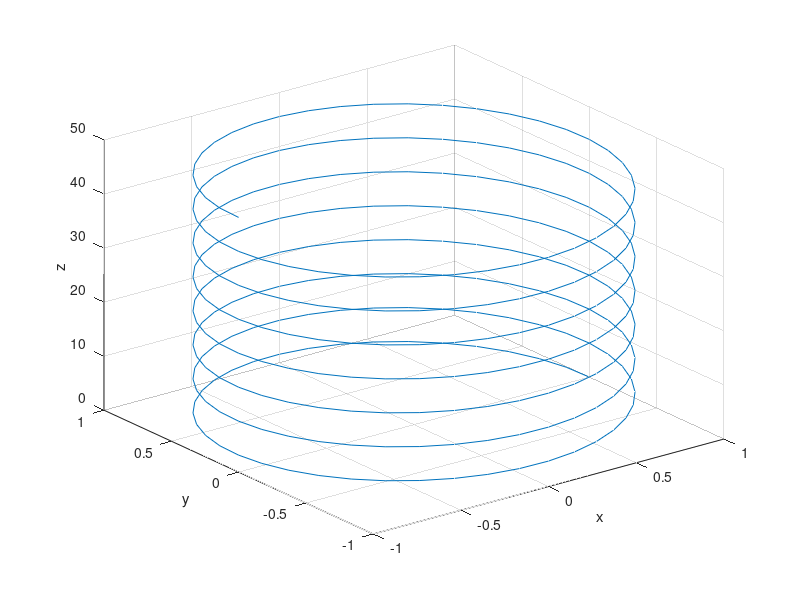

Source code (MATLAB):
% SKU CoE ITE - ParkSooYoung
% Grade 3 , Semester 1 , Chapter 1-3-2 , Number 1

t = 0:pi/20:15*pi;
x = cos(t);
y = sin(t);
plot3(x,y,t);
xlabel('x');
ylabel('y');
zlabel('z');
grid;
